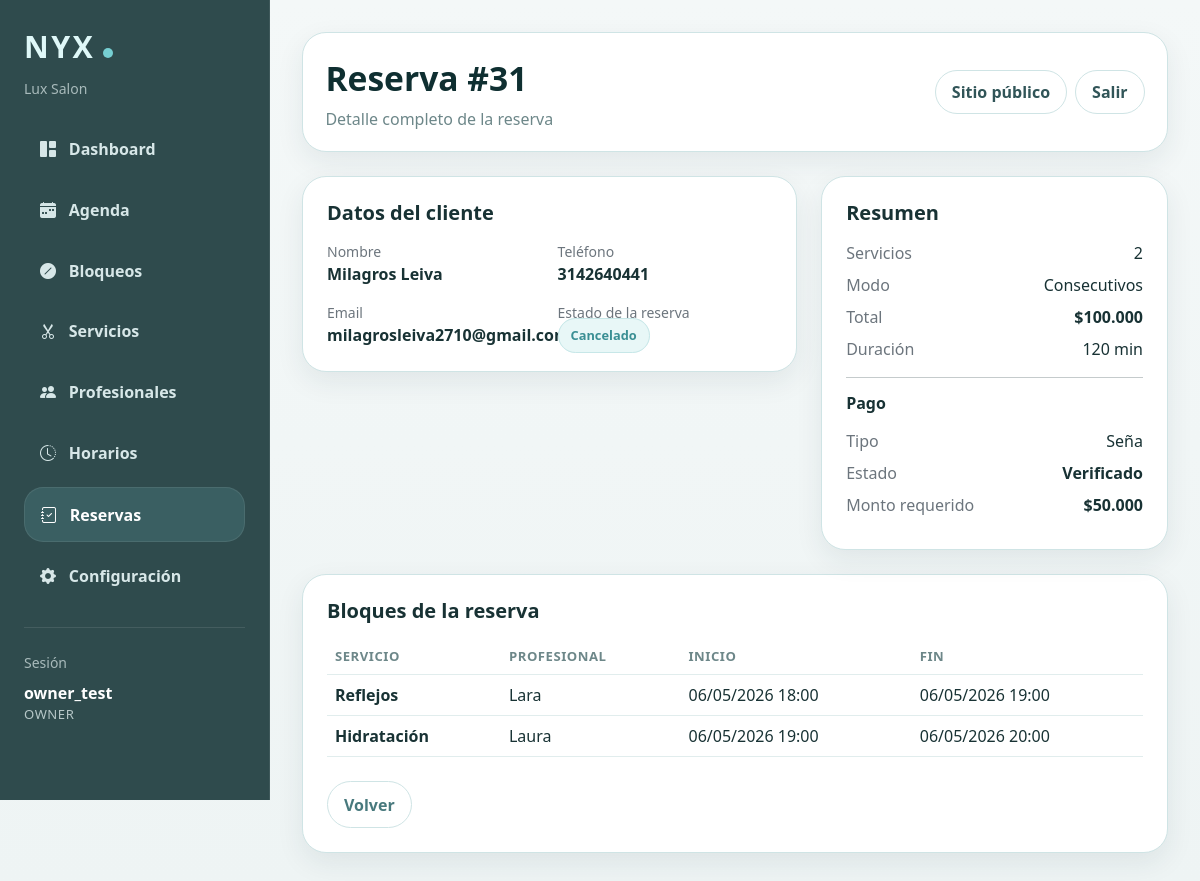
The page /panel/reservas/31/ (signed in) on the database its author committed.
### reservas/models.py (models this page shows, shortened)
class Salon(models.Model):
    PAYMENT_METHOD_CHOICES = [
        ('transfer', 'Transferencia'),
        ('integrated', 'Pago integrado'),
        ('both', 'Transferencia y pago integrado'),
    ]
    name = models.CharField('Nombre', max_length=120)
    email = models.EmailField('Email', blank=True)
    phone = models.CharField('Teléfono', max_length=30, blank=True)
    address = models.CharField('Dirección', max_length=200, blank=True)
    is_active = models.BooleanField('Activo', default=True)
    created_at = models.DateTimeField(auto_now_add=True)
    deposit_enabled = models.BooleanField('Requerir seña', default=False)
    deposit_percentage = models.PositiveIntegerField('Porcentaje de seña', default=0)
    allow_full_payment = models.BooleanField('Permitir pago total', default=False)
    full_payment_required = models.BooleanField('Requerir pago total', default=False)
    payment_method = models.CharField(
        'Método de pago',
        max_length=20,
        choices=PAYMENT_METHOD_CHOICES,
        default='transfer'
    )
    payment_instructions = models.TextField('Instrucciones de pago', blank=True)
    allow_client_cancellation = models.BooleanField(
        'Permitir cancelación online por cliente',
        default=True
    )
    cancellation_limit_hours = models.PositiveIntegerField(
        'Horas límite para cancelar online',
        default=24
    )
    allow_client_reschedule = models.BooleanField(
        'Permitir modificación online por cliente',
        default=False
    )
    reschedule_limit_hours = models.PositiveIntegerField(
        'Horas límite para modificar online',
        default=24
    )
    class Meta:
        verbose_name = 'Peluquería'
        verbose_name_plural = 'Peluquerías'
        ordering = ['name']

class SalonMembership(models.Model):
    ROLE_CHOICES = [
        ('owner', 'Dueña/o'),
        ('staff', 'Staff'),
    ]
    user = models.ForeignKey(
        User,
        on_delete=models.CASCADE,
        related_name='salon_memberships'
    )
    salon = models.ForeignKey(
        Salon,
        on_delete=models.CASCADE,
        related_name='memberships'
    )
    role = models.CharField(
        max_length=20,
        choices=ROLE_CHOICES,
        default='staff'
    )
    is_active = models.BooleanField(default=True)
    created_at = models.DateTimeField(auto_now_add=True)
    class Meta:
        verbose_name = 'Membresía de peluquería'
        verbose_name_plural = 'Membresías de peluquería'
        unique_together = ('user', 'salon')

class Booking(models.Model):
    MODE_CHOICES = [
        ('consecutive', 'Consecutivos'),
        ('independent', 'Horarios independientes'),
    ]
    STATUS_CHOICES = [
        ('pending', 'Pendiente'),
        ('confirmed', 'Confirmado'),
        ('completed', 'Finalizado'),
        ('cancelled', 'Cancelado'),
        ('expired', 'Expirado'),
    ]
    PAYMENT_CHOICE_CHOICES = [
        ('none', 'Sin pago'),
        ('deposit', 'Seña'),
        ('full', 'Pago total'),
    ]
    PAYMENT_STATUS_CHOICES = [
        ('not_required', 'No requerido'),
        ('pending', 'Pendiente'),
        ('reported', 'Informado'),
        ('verified', 'Verificado'),
        ('rejected', 'Rechazado'),
    ]
    salon = models.ForeignKey(
        Salon,
        on_delete=models.CASCADE,
        related_name='bookings',
        verbose_name='Peluquería'
    )
    customer_name = models.CharField(max_length=100)
    customer_phone = models.CharField(max_length=30)
    customer_email = models.EmailField('Email', blank=True, null=True)
    notes = models.TextField(blank=True)
    booking_mode = models.CharField(
        max_length=20,
        choices=MODE_CHOICES,
        default='consecutive',
        verbose_name='Modo de reserva'
    )
    status = models.CharField(
        max_length=20,
        choices=STATUS_CHOICES,
        default='pending'
    )
    created_at = models.DateTimeField(auto_now_add=True)
    client_manage_token = models.UUIDField(
        'Token de gestión del cliente',
        unique=True,
        editable=False,
        null=True,
        blank=True
    )
    cancelled_at = models.DateTimeField(
        'Cancelado el',
        null=True,
        blank=True
    )
    cancelled_by_client = models.BooleanField(
        'Cancelado por cliente',
        default=False
    )
    payment_choice = models.CharField(
        max_length=20,
        choices=PAYMENT_CHOICE_CHOICES,
        default='none'
    )
    payment_status = models.CharField(
        max_length=20,
        choices=PAYMENT_STATUS_CHOICES,
        default='not_required'
    )
    payment_required_amount = models.DecimalField(
        max_digits=10,
        decimal_places=2,
        default=0
    )
    payment_provider = models.CharField(
        max_length=30,
        blank=True,
        default=''
    )
    external_payment_id = models.CharField(
        max_length=120,
        blank=True,
        default=''
    )
    payment_checkout_url = models.URLField(
        blank=True,
        default=''
    )
    payment_reference = models.CharField(
        max_length=120,
        blank=True,
        default=''
    )
    payment_expires_at = models.DateTimeField(
        null=True,
        blank=True
    )
    payment_verified_at = models.DateTimeField(
        null=True,
        blank=True
    )
    selected_payment_method = models.CharField(
        max_length=20,
        blank=True,
        default=''
    )
    def get_total_duration_minutes(self):
        items = self.items.select_related('service').all()
        return sum(item.service.duration_minutes for item in items)
    def get_total_price(self):
        items = self.items.select_related('service').all()
        return sum(item.service.price for item in items)

class BookingItem(models.Model):
    booking = models.ForeignKey(
        Booking,
        on_delete=models.CASCADE,
        related_name='items',
        verbose_name='Reserva'
    )
    service = models.ForeignKey(
        Service,
        on_delete=models.PROTECT,
        related_name='booking_items',
        verbose_name='Servicio'
    )
    employee = models.ForeignKey(
        Employee,
        on_delete=models.PROTECT,
        related_name='booking_items',
        verbose_name='Profesional'
    )
    start_datetime = models.DateTimeField(verbose_name='Inicio')
    end_datetime = models.DateTimeField(verbose_name='Fin')
    order = models.PositiveIntegerField(default=0, verbose_name='Orden')
    class Meta:
        ordering = ['order', 'start_datetime']
        verbose_name = 'Bloque de trabajo'
        verbose_name_plural = 'Bloques de trabajo'

class Service(models.Model):
    name = models.CharField(max_length=100)
    price = models.DecimalField(max_digits=10, decimal_places=2)
    duration_minutes = models.PositiveIntegerField()
    description = models.TextField(blank=True)
    is_active = models.BooleanField(default=True)
    salon = models.ForeignKey(
        Salon,
        on_delete=models.CASCADE,
        related_name='services',
        verbose_name='Peluquería',
    )

class Employee(models.Model):
    user = models.OneToOneField(
        User,
        on_delete=models.SET_NULL,
        null=True,
        blank=True,
        related_name='employee_profile',
        verbose_name='Usuario'
    )
    name = models.CharField(max_length=100)
    phone = models.CharField(max_length=30, blank=True)
    is_active = models.BooleanField(default=True)
    services = models.ManyToManyField(Service, blank=True, related_name='employees')
    salon = models.ForeignKey(
        Salon,
        on_delete=models.CASCADE,
        related_name='employees',
        verbose_name='Peluquería',
    )

### reservas/panel_views.py (the view)
# urls.py: path('panel/reservas/<int:booking_id>/', panel_views.panel_booking_detail, name='panel_booking_detail'),
@login_required
def panel_booking_detail(request, booking_id):
    if request.user.is_superuser:
        return redirect('/admin/')
    salon = get_user_salon(request.user)
    mark_completed_bookings()
    mark_completed_appointments()
    expire_unpaid_bookings()
    if not salon or not is_owner_user(request.user):
        raise PermissionDenied("Solo la dueña puede ver reservas.")
    booking = get_object_or_404(
        Booking.objects.select_related('salon').prefetch_related('items__service', 'items__employee'),
        pk=booking_id,
        salon=salon,
    )
    context = {
        'panel_role': 'owner',
        'salon': salon,
        'booking': booking,
    }
    return render(request, 'reservas/panel/booking_detail.html', context)

### reservas/templates/reservas/panel/booking_detail.html (shortened to what this page needs)
{% extends "reservas/panel/base_panel.html" %}
{% load custom_filters %}
{% block panel_title %}Reserva #{{ booking.id }}{% endblock %}
{% block panel_subtitle %}Detalle completo de la reserva{% endblock %}
{% block panel_content %}
<div class="row g-4">
  <div class="col-xl-7">
    <div class="nyx-card p-4">
      <h5 class="fw-bold mb-3">Datos del cliente</h5>
      <div class="row g-3">
        <div class="col-md-6">
          <div class="text-secondary small">Nombre</div>
          <div class="fw-semibold">{{ booking.customer_name }}</div>
        </div>
        <div class="col-md-6">
          <div class="text-secondary small">Teléfono</div>
          <div class="fw-semibold">{{ booking.customer_phone }}</div>
        </div>
        <div class="col-md-6">
          <div class="text-secondary small">Email</div>
          <div class="fw-semibold">{{ booking.customer_email|default:"-" }}</div>
        </div>
        <div class="col-md-6">
          <div class="text-secondary small">Estado de la reserva</div>
          <div><span class="nyx-badge">{{ booking.get_status_display }}</span></div>
        </div>
      </div>
    </div>
  </div>
  <div class="col-xl-5">
    <div class="nyx-card p-4">
      <h5 class="fw-bold mb-3">Resumen</h5>
      <div class="d-flex justify-content-between mb-2">
        <span class="text-secondary">Servicios</span>
        <span>{{ booking.items.count }}</span>
      </div>
      <div class="d-flex justify-content-between mb-2">
        <span class="text-secondary">Modo</span>
        <span>{{ booking.get_booking_mode_display }}</span>
      </div>
      <div class="d-flex justify-content-between mb-2">
        <span class="text-secondary">Total</span>
        <span class="fw-bold">${{ booking.get_total_price|miles_punto }}</span>
      </div>
      <div class="d-flex justify-content-between mb-3">
        <span class="text-secondary">Duración</span>
        <span>{{ booking.get_total_duration_minutes }} min</span>
      </div>
      <hr class="nyx-divider">
      <h6 class="fw-bold mb-3">Pago</h6>
      <div class="d-flex justify-content-between mb-2">
        <span class="text-secondary">Tipo</span>
        <span>
          {% if booking.payment_choice == 'none' %}
            Sin pago
          {% elif booking.payment_choice == 'deposit' %}
            Seña
          {% elif booking.payment_choice == 'full' %}
            Pago total
          {% else %}
            -
          {% endif %}
        </span>
      </div>
      <div class="d-flex justify-content-between mb-2">
        <span class="text-secondary">Estado</span>
        <span class="fw-semibold">{{ booking.get_payment_status_display }}</span>
      </div>
      <div class="d-flex justify-content-between mb-2">
        <span class="text-secondary">Monto requerido</span>
        <span class="fw-semibold">${{ booking.payment_required_amount|miles_punto }}</span>
      </div>
    </div>
  </div>
</div>
<div class="nyx-card p-4 mt-4">
  <div class="d-flex justify-content-between align-items-center flex-wrap gap-2 mb-3">
    <h5 class="fw-bold mb-0">Bloques de la reserva</h5>
  </div>
  <div class="table-responsive">
    <table class="table nyx-table align-middle">
      <thead>
        <tr>
          <th>Servicio</th>
          <th>Profesional</th>
          <th>Inicio</th>
          <th>Fin</th>
        </tr>
      </thead>
      <tbody>
        {% for item in booking.items.all %}
          <tr>
            <td class="fw-semibold">{{ item.service.name }}</td>
            <td>{{ item.employee.name }}</td>
            <td>{{ item.start_datetime|date:"d/m/Y H:i" }}</td>
            <td>{{ item.end_datetime|date:"d/m/Y H:i" }}</td>
          </tr>
        {% endfor %}
      </tbody>
    </table>
  </div>
  <div class="d-flex gap-2 flex-wrap mt-4">
    <a href="{% url 'panel_bookings' %}" class="nyx-filter-btn">Volver</a>
  </div>
</div>
{% endblock %}

### reservas/templates/reservas/panel/base_panel.html (shortened to what this page needs)
{% load static %}
<!DOCTYPE html>
<html lang="es">
<head>
  <link href="https://cdn.jsdelivr.net/npm/bootstrap@5.3.3/dist/css/bootstrap.min.css" rel="stylesheet">
  <link rel="stylesheet" href="https://cdn.jsdelivr.net/npm/bootstrap-icons@1.11.3/font/bootstrap-icons.min.css">
</head>
<body>
  <div class="container-fluid px-0">
    <div class="row g-0">
      <div class="col-lg-auto">
        <aside class="nyx-sidebar p-3 p-lg-4">
          <div class="mb-4">
            <div class="nyx-brand">NYX<span class="nyx-logo-dot"></span></div>
            <div class="small nyx-session-label mt-2">{{ salon.name }}</div>
          </div>
          <nav class="d-flex flex-column gap-2">
            <a href="{% url 'panel_dashboard' %}" class="nyx-nav-link {% if request.resolver_match.url_name == 'panel_dashboard' %}active{% endif %}">
              <i class="bi bi-grid-1x2-fill"></i>
              <span>Dashboard</span>
            </a>
            <a href="{% url 'panel_agenda' %}?quick=today" class="nyx-nav-link {% if request.resolver_match.url_name == 'panel_agenda' %}active{% endif %}">
              <i class="bi bi-calendar-week-fill"></i>
              <span>Agenda</span>
            </a>
            <a href="{% url 'panel_bloqueos' %}" class="nyx-nav-link {% if request.resolver_match.url_name == 'panel_bloqueos' %}active{% endif %}">
              <i class="bi bi-slash-circle-fill"></i>
              <span>Bloqueos</span>
            </a>
            {% if panel_role == 'owner' %}
              <a href="{% url 'panel_services' %}" class="nyx-nav-link ">
                <i class="bi bi-scissors"></i>
                <span>Servicios</span>
              </a>
              <a href="{% url 'panel_employees' %}" class="nyx-nav-link ">
                <i class="bi bi-people-fill"></i>
                <span>Profesionales</span>
              </a>
              <a href="{% url 'panel_business_hours' %}" class="nyx-nav-link ">
                <i class="bi bi-clock-history"></i>
                <span>Horarios</span>
              </a>
              <a href="{% url 'panel_bookings' %}" class="nyx-nav-link {% if request.resolver_match.url_name == 'panel_bookings' or request.resolver_match.url_name == 'panel_booking_detail' %}active{% endif %}">
                <i class="bi bi-journal-check"></i>
                <span>Reservas</span>
              </a>
              <a href="{% url 'panel_settings' %}" class="nyx-nav-link {% if request.resolver_match.url_name == 'panel_settings' %}active{% endif %}">
                <i class="bi bi-gear-fill"></i>
                <span>Configuración</span>
              </a>
            {% endif %}
          </nav>
          <div class="mt-4 pt-4 border-top border-light border-opacity-10">
            <div class="small nyx-session-label mb-2">Sesión</div>
            <div class="nyx-session-user">{{ request.user.username }}</div>
            <div class="nyx-session-role">{{ panel_role }}</div>
          </div>
        </aside>
      </div>
      <div class="col">
        <main class="nyx-main">
          <div class="nyx-topbar d-flex justify-content-between align-items-center flex-wrap gap-3">
            <div>
              <div class="nyx-panel-title">{% block panel_title %}Panel{% endblock %}</div>
              <p class="nyx-panel-subtitle">{% block panel_subtitle %}Gestión interna NYX{% endblock %}</p>
            </div>
            <div class="d-flex align-items-center gap-2">
              <a href="/" class="nyx-outline-light">Sitio público</a>
              <a href="{% url 'panel_logout' %}" class="nyx-outline-light">Salir</a>
            </div>
          </div>
          {% block panel_content %}{% endblock %}
        </main>
      </div>
    </div>
  </div>
</body>
</html>

### rows shown on the page
Salon: name "Lux Salon"
SalonMembership: role "OWNER"
Booking: id "31", customer_name "Milagros Leiva", customer_phone "3142640441", customer_email "milagrosleiva2710@gmail.com", status "Cancelado", items.count "2", booking_mode "Consecutivos", get_total_price|miles_punto "100.000", get_total_duration_minutes "120", payment_status "Verificado", payment_required_amount|miles_punto "50.000"
BookingItem: service.name "Reflejos", employee.name "Lara", start_datetime "06/05/2026 18:00", end_datetime "06/05/2026 19:00"
BookingItem: service.name "Hidratación", employee.name "Laura", start_datetime "06/05/2026 19:00", end_datetime "06/05/2026 20:00"

### other values the page prints
{{ request.user.username }} "owner_test"
